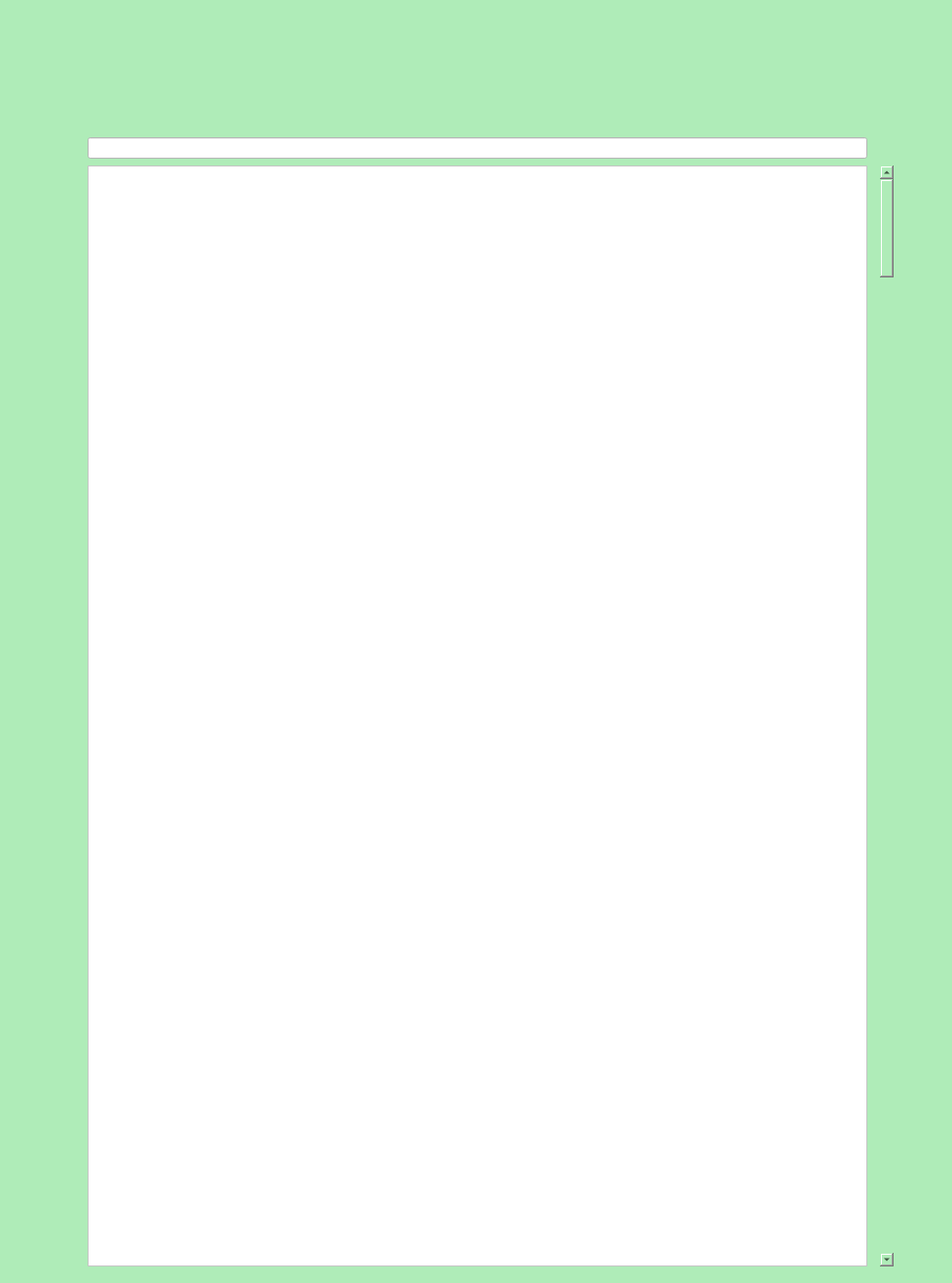
<?xml version="1.0" encoding="UTF-8"?>
<ui version="4.0">
 <class>wordProccessor</class>
 <widget class="QMainWindow" name="wordProccessor">
  <property name="geometry">
   <rect>
    <x>0</x>
    <y>0</y>
    <width>978</width>
    <height>1318</height>
   </rect>
  </property>
  <property name="windowTitle">
   <string>Word Proccessor</string>
  </property>
  <property name="styleSheet">
   <string notr="true">background-color: rgb(175, 236, 184);</string>
  </property>
  <widget class="QWidget" name="centralwidget">
   <widget class="QWidget" name="gridLayoutWidget">
    <property name="geometry">
     <rect>
      <x>90</x>
      <y>140</y>
      <width>801</width>
      <height>24</height>
     </rect>
    </property>
    <layout class="QGridLayout" name="wordSearchFieldLayout">
     <item row="0" column="0">
      <widget class="QLineEdit" name="wordSearchField">
       <property name="styleSheet">
        <string notr="true">background-color: rgb(255, 255, 255);</string>
       </property>
      </widget>
     </item>
    </layout>
   </widget>
   <widget class="QWidget" name="gridLayoutWidget_2">
    <property name="geometry">
     <rect>
      <x>900</x>
      <y>170</y>
      <width>23</width>
      <height>1131</height>
     </rect>
    </property>
    <layout class="QGridLayout" name="verticalScrollBarLayout">
     <item row="0" column="0">
      <widget class="QScrollBar" name="verticalScrollBar">
       <property name="styleSheet">
        <string notr="true"/>
       </property>
       <property name="orientation">
        <enum>Qt::Vertical</enum>
       </property>
      </widget>
     </item>
    </layout>
   </widget>
   <widget class="QWidget" name="gridLayoutWidget_3">
    <property name="geometry">
     <rect>
      <x>90</x>
      <y>170</y>
      <width>801</width>
      <height>1131</height>
     </rect>
    </property>
    <layout class="QGridLayout" name="documentLayout">
     <item row="0" column="0">
      <widget class="QTextEdit" name="document">
       <property name="styleSheet">
        <string notr="true">background-color: rgb(255, 255, 255);</string>
       </property>
      </widget>
     </item>
    </layout>
   </widget>
   <widget class="QWidget" name="gridLayoutWidget_4">
    <property name="geometry">
     <rect>
      <x>-1</x>
      <y>-1</y>
      <width>981</width>
      <height>131</height>
     </rect>
    </property>
    <layout class="QGridLayout" name="menuLayout"/>
   </widget>
  </widget>
 </widget>
 <resources/>
 <connections/>
</ui>
